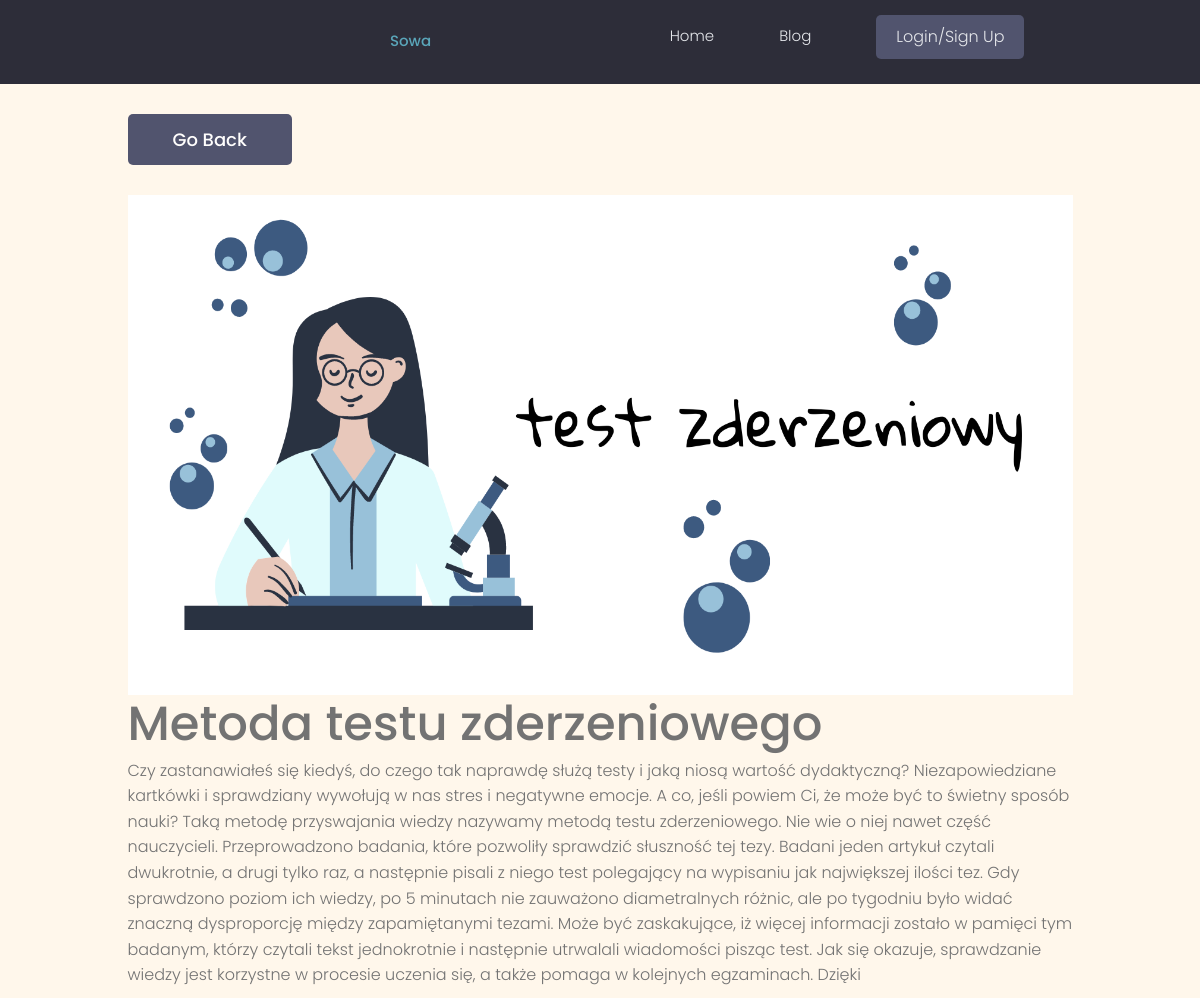
Page /blog/bf169287-941c-42c3-97d5-73879b7165da/?next=/blog on the committed database.
### blog/models.py (models this page shows, shortened)
class Article(models.Model):
    title = models.CharField(max_length=128)
    description = models.CharField(max_length=1000)
    author = models.CharField(max_length=64)
    image = models.ImageField(default='default.jpg', upload_to='blog_articles',null=True, blank=True)
    created = models.DateTimeField(auto_now_add=True)
    id = models.UUIDField(default=uuid.uuid4, unique=True, primary_key=True, editable=False)
    class Meta:
        ordering = ['-created']

### blog/views.py (the view)
# urls.py: path('<str:pk>/', views.ArticleDetailView.as_view(), name='article-detail'),
class ArticleDetailView(DetailView):
    model = Article

### blog/templates/blog/article_detail.html
{% extends 'main.html' %}
{% load static %}
{% block content %}
    <div class="container">
<a class="btn btn--sub btn--lg  my-md" href="{{request.GET.next}}">Go Back</a>
    <img  height="500" src="{{ article.image.url }}"><br>
<h1>{{ article.title }}</h1>
   <p> {{ article.description }}</p>
    </div>
{% endblock content %}

### static/styles/app.css (style rules this page uses)
:root { --color-sub: #2d2d39; }
.btn--sub { background-color: var(--color-sub-light); }
img { width: 100%; }

### static/uikit/styles/modules/_variables.css (style rules this page uses)
:root { --color-main: #5aa5b9; --color-main-light: #e6faff; --color-sub: #3f4156; --color-sub-light: #51546e; --color-sub-lighter: #ededfd; --color-text: #737373; --color-gray: #8b8b8b; --color-light: #e5e7eb; --color-light-gray: #767676; --color-bg: #f8fafd; --color-white: #fffefd; --color-white-light: #f3f3f3; --color-success: #359e64; --color-success-bg: #def8e8; --color-error: #fc4b0b; --color-error-bg: #fff2ee; --font-base: 'Poppins', arial, helvetica, 'Segoe UI', roboto, ubuntu, sans-serif; --font-monospace: 'Fira Code', 'Courier New', courier, monospace; --font-regular: 300; --font-medium: 500; --font-bold: 700; --generic-shadow: 1px 1px 5px #00000010; --generic-transition: all 0.3s ease-in-out; }

### static/uikit/styles/modules/_base.css (style rules this page uses)
* { margin: 0; padding: 0; box-sizing: border-box; text-rendering: optimizeLegibility; color: inherit; font-size: inherit; }
html { font-size: 50%; }
@media only screen and (min-width: 480px) { html { font-size: 56.25%; } }
@media only screen and (min-width: 1200px) { html { font-size: 62.5%; } }
body { line-height: 1.6; font-weight: 400; font-size: 1.5rem; color: var(--color-text); background-color: var(--color-bg); min-height: 100vh; }

### static/uikit/styles/modules/_typography.css (style rules this page uses)
* { font-family: var(--font-base); }
h1 { font-size: 4.8rem; font-weight: var(--font-medium); }
p, span, strong { font-size: 1.6rem; color: var(--color-text); font-weight: var(--font-regular); }
a { padding-bottom: 2px; text-decoration: none; display: inline-block; color: var(--color-main); font-weight: var(--font-medium); }

### static/uikit/styles/modules/_utilities.css (style rules this page uses)
.container { width: 92%; max-width: 165rem; margin: 0 auto; box-sizing: border-box; }
@media screen and (min-width: 1000px) { .container { width: 90%; } }
@media screen and (min-width: 1200px) { .container { width: 80%; } }
.my-md { margin: 3rem auto; }

### static/uikit/styles/modules/_button.css (style rules this page uses)
.btn { display: inline-block; position: relative; cursor: pointer; background-color: var(--color-light); font-weight: var(--font-medium); color: var(--color-sub); text-decoration: none; padding: 1rem 2rem; border-radius: 0.5rem; border: none; width: -webkit-fit-content; width: -moz-fit-content; width: fit-content; height: -webkit-fit-content; height: -moz-fit-content; height: fit-content; font-size: 1.6rem; outline-width: 0; outline-color: transparent; -webkit-backface-visibility: hidden; backface-visibility: hidden; transition: all 0.3s ease-in-out; }
.btn--sub { background-color: var(--color-sub); color: var(--color-white); }
.btn--lg { font-size: 1.8rem; padding: 1.2rem 4.5rem; }

### rows in the picture
Article: image (picture), title "Metoda testu zderzeniowego", description "Czy zastanawiałeś się kiedyś, do czego tak naprawdę służą testy i jaką niosą wartość dydaktyczną? Niezapowiedziane kartkówki i sprawdziany wywołują w nas stres i negatywne emocje. A co, jeśli powiem Ci, że może być to świetny sposób nauki? Taką metodę przyswajania wiedzy nazywamy metodą testu zderzeniowego. Nie wie o niej nawet część nauczycieli. Przeprowadzono badania, które pozwoliły sprawdzić słuszność tej tezy. Badani jeden artykuł czytali dwukrotnie, a drugi tylko raz, a następnie pisali z niego test polegający na wypisaniu jak największej ilości tez. Gdy sprawdzono poziom ich wiedzy, po 5 minutach nie zauważono diametralnych różnic, ale po tygodniu było widać znaczną dysproporcję…"
